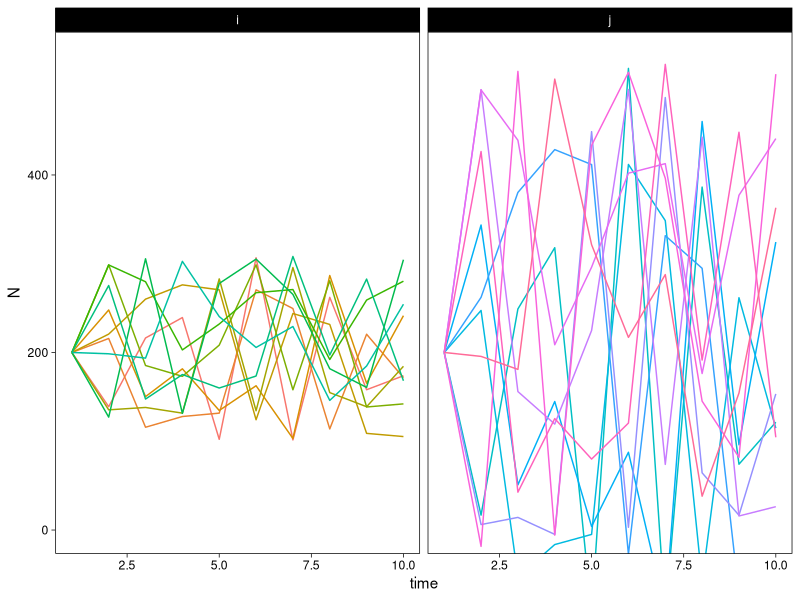

Here is the R script that generated this plot: (Note: this script raises an error after producing the figure.)
# Script to simulate population size over time for multiple paired populations 
# that are interacting together

# Interaction coefficient is constant through time
# All populations have the same "true" growth rate
# Observation error is added to the growth rate (varies randomly through time)
# Process error is added to the current population size (varies randomly thorugh time)

# load packages
require(tidyverse)
# set ggplot theme
theme_set(theme_linedraw() + theme(panel.grid = element_blank()))
# set seed for randomization
set.seed(2)

# parameters for simulation ----------------------------------------------------

# number of population pairs to generate
n_pairs = 10

# number of generations
gen = 10 

# initial population sizes
N0i = 200
N0j = 200

# growth rate
lambda_i = 0.5 # true growth rate
lambda_j = 0.5 # true growth rate
# matrix form
r = matrix(lambda_i, nrow = n_pairs, ncol = gen) 

# interaction coefficients (competition)
alpha_ij = -0.1
alpha_ji = -0.2

# carrying capacity
Ki = 190
Kj = 190

## ERROR ##

process = runif(n_pairs*gen, -N0i/20, N0i/20) # process error (environmental noise)
observation = runif(n_pairs*gen, 0, 0) # observation error

# add process error to growth rates
r_error = r + process
# observation error
obs_error = matrix(observation, nrow = n_pairs, ncol = gen)

# run simulation --------------------------------------------------------------- 

# initialize matrix to store results (population sizes)
Ni <- as.matrix(rep(N0i, n_pairs))
Nj <- as.matrix(rep(N0j, n_pairs))

# Nt+1_i = Nt_i + rNt_i * ((1 - Nt_i/K_i) + alpha_ji*Nt_j/K_j
# calculate population sizes
for(t in 1:gen-1){
  
  # population i
  temp_i = Ni[t]*(1 + r_error[,t]*(1 - (Ni[t] + alpha_ij*Nj[t])/Ki)) + obs_error[,t]
  #temp_i[which(temp_i < 0)] <- 0 # assign 0 to negative population sizes
  Ni <- cbind(Ni, temp_i) # append resulting population size to results vector
  
  # population j
  temp_j = Nj[t]*(1 + r_error[,t]*(1 - (Nj[t] + alpha_ji*Ni[t])/Kj)) + obs_error[,t]
  #temp_j[which(temp_j < 0)] <- 0 # assign 0 to negative population sizes
  Nj <- cbind(Nj, temp_j) # append resulting population size to results vector
}

# plot results -----------------------------------------------------------------

# create vector of time values for plotting
time <- 1:gen

# function to wrangle the results into long format 
pops_long <- function(pops_df, n = n_pairs, g = gen, set_id) {
  pops_df = as.data.frame(pops_df)
  colnames(pops_df) = time
  pops_df = mutate(.data = pops_df, "popID" = paste(set_id, sprintf("pop%s", 1:n), sep = "-")) %>%
    pivot_longer(cols = 1:all_of(g), names_to = "time", values_to = "N") %>%
    separate(popID, into = c("set", "pop"), sep = "-", remove = FALSE) %>%
    mutate_at(vars(time), as.integer)
}

# bind together
N = rbind(pops_long(Ni, set_id = "i"), pops_long(Nj, set_id = "j"))

# plot
ggplot(N) +
  geom_line(aes(x = time, y = N, group = popID, col = popID)) + 
  #ylim(c(min(N$N - 10), max(N$N+10))) +
  #geom_hline(yintercept = Ki, lty = 2) +
  #geom_hline(yintercept = Kj, lty = 2) +
  facet_wrap(~ set) + 
  theme(legend.position = "none") +
  coord_cartesian(ylim = c(0, max(N$N)+10))

# save outputs -----------------------------------------------------------------
saveRDS(N, "simulations/paired_antagonistic_l.RDS")
ggsave(filename = "paired_antagonistic_N.png", path = "figures/", plot = last_plot(),
       width = 7, height = 5, units = "in")

# calculate covariation --------------------------------------------------------

N_w = cbind(t(Ni), t(Nj))

# plot covariation
png("figures/paired_antagonistic_cov.png", width = 500, height = 500)
cov(N_w) %>% heatmap(Colv = NA, Rowv = NA, 
                        col = (colorRampPalette(RColorBrewer::brewer.pal(8, "RdBu"))(10)),
                        main = "Covariation")
dev.off()

# plot correlation
png("figures/paired_antagonistic_cor.png", width = 500, height = 500)
cor(N_w) %>% heatmap(Colv = NA, Rowv = NA, 
                        col = (colorRampPalette(RColorBrewer::brewer.pal(8, "RdBu"))(10)), 
                        main = "Correlation")
dev.off()